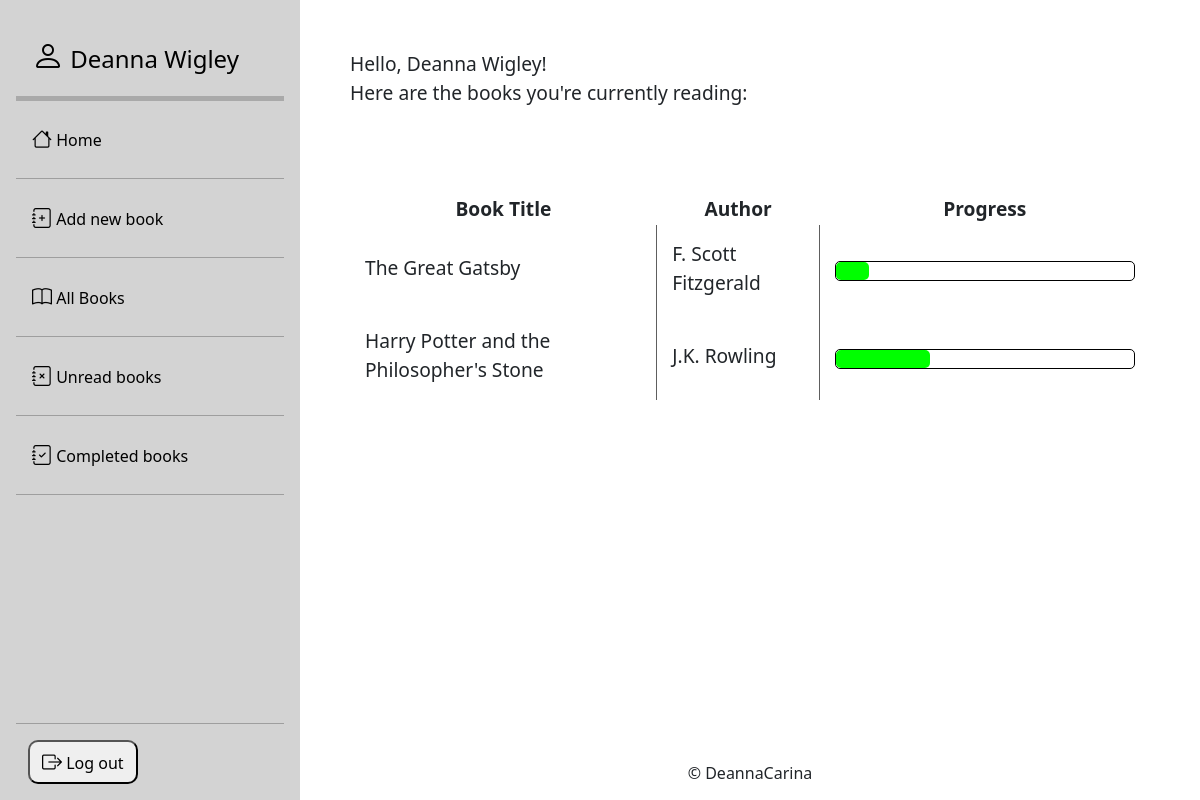
The app's page / (signed in), older data.
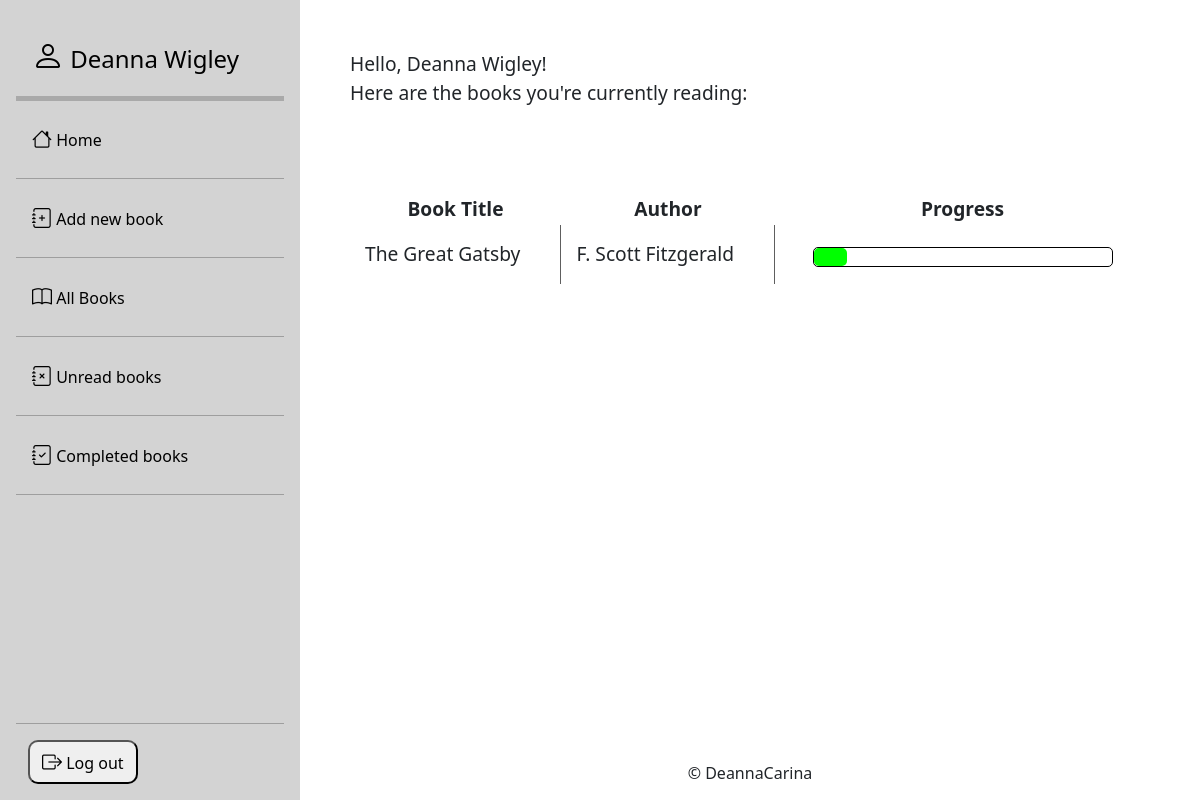
The same page, newer data.
### books/models.py (models this page shows, shortened)
class Book(models.Model):
    title = models.CharField(max_length=255)
    author = models.CharField(max_length=255)
    published = models.IntegerField(validators=[MinValueValidator(1000), MaxValueValidator(3000)])
    pages = models.IntegerField(validators=[MinValueValidator(1), MaxValueValidator(100000)])
    progress = models.IntegerField(validators=[MinValueValidator(0), MaxValueValidator(100000)])
    frontcover = models.ImageField(null=True, blank=True, upload_to='frontcovers')
    genre = models.TextField(max_length=2550)
    keypoints = models.TextField(blank=True, max_length=25500)
    @property
    def Get_calculation(self):
        get_calculation = (self.progress/self.pages)*100
        return get_calculation

### home/views.py (the view)
# urls.py: path('', views.index, name='home'),
def index(request):
    books = Book.objects.all()
    context = {
        'books': books,
    }
    return render(request, 'home/index.html', context)

### home/templates/home/index.html (shortened to what this page needs)
{% extends "base.html" %}
{% block content %}
{% if user.is_authenticated %}
  <div class="main-content" style="font-size: larger;">
  Hello, {{ user.first_name }} {{ user.last_name }}!
  <br>
  Here are the books you're currently reading:<br><br><br><br>
  <table class="home-table">
    <tr>
      <th>Book Title</th>
      <th>Author</th>
      <th>Progress</th>
    </tr>
    {% for book in books %}
    {% if book.progress > 0 and book.progress != book.pages %}
      <tr class="clickable-row" onclick="window.location='{% url 'view_book' book.id %}';">
        <td>{{ book.title }}</td>
        <td>{{ book.author }}</td>
        <td>
          <div class="progress-bar-outer">
            <div class="progress-bar-inner progress-bar" style="width:{{ book.Get_calculation }}%"></div>
          </div>
        </td>
      </tr>
    {% endif %}
    {% endfor %}
  </table>
  </div>
{% endif %}
<footer class="dc-footer">
  {% include 'includes/footer.html' %}
</footer>
{% endblock %}

Row changes from the older to the newer data that the page shows:
removed Book: title "Harry Potter and the Philosopher's Stone", author "J.K. Rowling", progress 70 (drawn)
